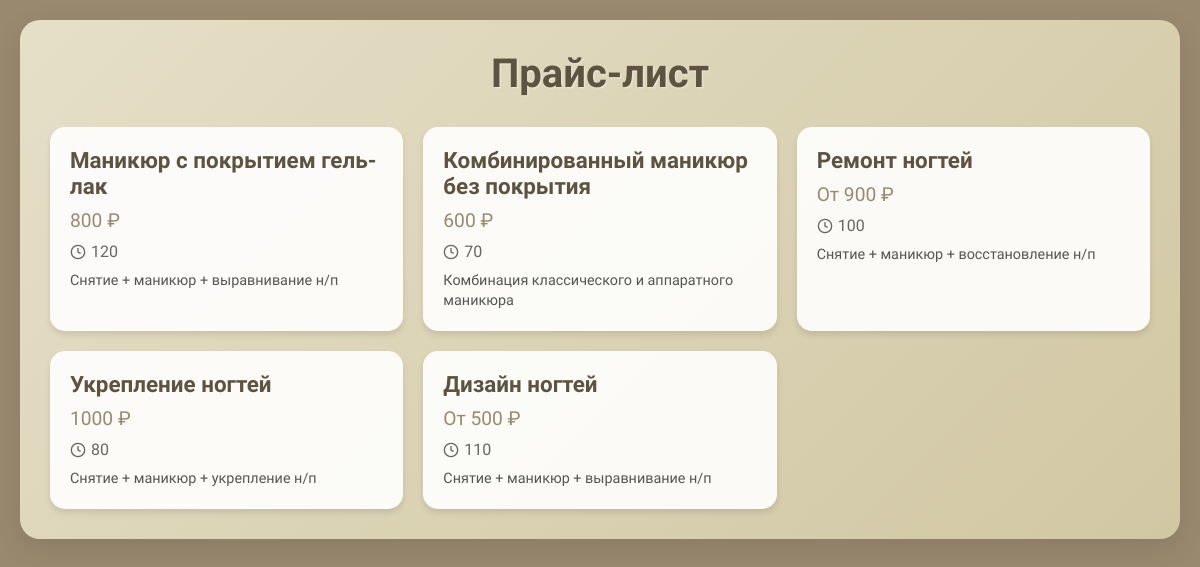
Page /services on the earlier database version.
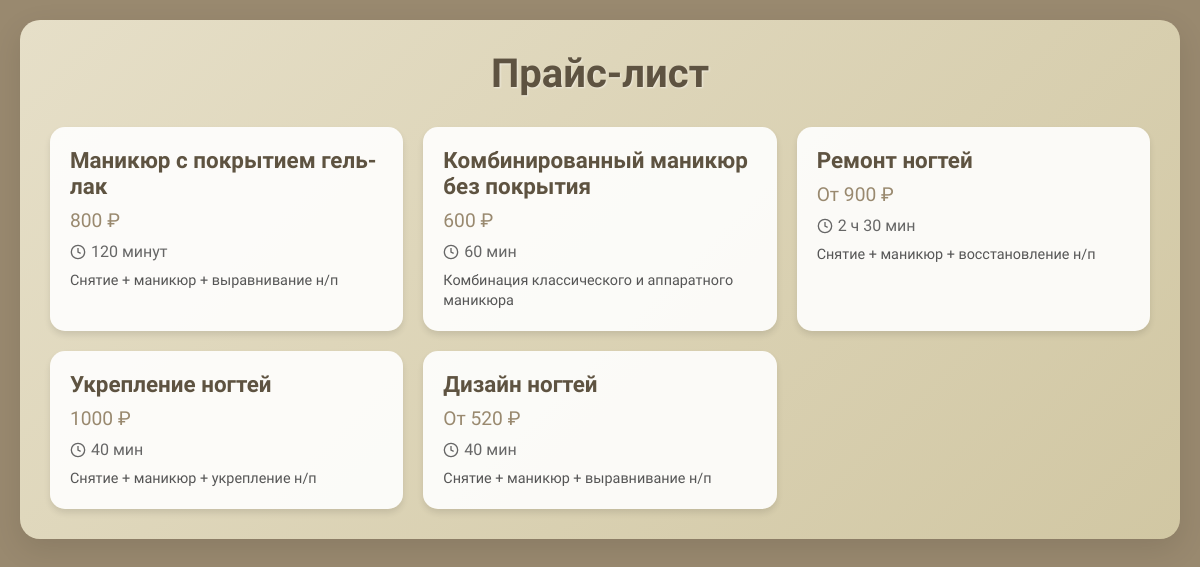
Same page on the later database version.
### src/database/models.py (models this page shows)
class Service(Base):
    __tablename__ = "services"
    id = Column(Integer, primary_key=True, index=True)
    name = Column(String, nullable=False)
    description = Column(String, nullable=True)
    duration = Column(String, nullable=False)
    price = Column(Integer, nullable=False)
    image_url = Column(String, nullable=True)
    is_price_from = Column(Boolean, default=False)
    appointments = relationship('Appointment', secondary='appointment_service_association', back_populates='services')

### src/pages/router.py (the view)
@router.get("/services", response_class=HTMLResponse)
async def get_services(request: Request, user_id: int = None):
    data_page = {"request": request, "access": True, "title": "Прайс-лист"}
    with get_db() as db:
        services = db.query(Service).all()
    data_page['services'] = services
    return templates.TemplateResponse("services.html", data_page)

### src/database/db.py (called while the page is built)
@contextmanager
def get_db():
    db = SessionLocal()
    try:
        yield db
    finally:
        db.close()

### src/templates/services.html (shortened to what this page needs)
{% extends "base.html" %}
{% block styles %}
<link rel="stylesheet" href="/static/css/services.css">
{% endblock %}
{% block content %}
<div class="container">
    <h1>{{ title }}</h1>
    {% if access %}
    <div class="services-grid">
      {% for service in services %}
      <div class="service-card" data-id="{{ service.id }}">
        <div class="service-name">{{ service.name }}</div>
        <div class="service-price">
          {% if service.is_price_from %}
          От {{ service.price }} ₽
          {% else %}
          {{ service.price }} ₽
          {% endif %}
        </div>
        <div class="service-duration">
          <svg viewBox="0 0 24 24" fill="none" stroke="currentColor" stroke-width="2">
            <circle cx="12" cy="12" r="10"/>
            <path d="M12 6v6l4 2"/>
          </svg>
          {{ service.duration }}
        </div>
        <div class="service-description">{{ service.description }}</div>
      </div>
      {% endfor %}
    </div>
</div>
{% else %}
<p>{{ message }}</p>
{% endif %}
{% endblock %}

### src/templates/base.html (shortened to what this page needs)
<!DOCTYPE html>
<html lang="ru">
<head>
    {% block styles %}{% endblock %}
</head>
<body>
{% block content %} {% endblock %}
</body>
</html>

### src/static/css/services.css (style rules this page uses)
:root { --primary-color: #99896f; --secondary-color: #b3a88f; --background-color: #99896f; --text-color: #333333; --title-color: #5e5341; --form-background: linear-gradient(135deg, #e6dfc8 0%, #d1c7a3 100%); --card-background: rgba(255, 255, 255, 0.9); }
* { box-sizing: border-box; margin: 0; padding: 0; }
html, body { height: 100%; }
body { font-family: 'El Messiri', sans-serif; color: var(--text-color); background: var(--background-color); padding: 20px; }
.container { max-width: 1200px; margin: 0 auto; background: var(--form-background); padding: 30px; border-radius: 20px; box-shadow: 0 10px 30px rgba(0,0,0,0.1); background-blend-mode: overlay; animation: fadeIn 0.8s ease-out; }
h1 { color: var(--title-color); text-align: center; margin-bottom: 30px; font-weight: 700; font-size: 2.5rem; text-shadow: 1px 1px 2px rgba(255,255,255,0.5); }
.services-grid { display: grid; grid-template-columns: repeat(auto-fit, minmax(280px, 1fr)); gap: 20px; }
.service-card { background-color: var(--card-background); border-radius: 15px; padding: 20px; box-shadow: 0 4px 6px rgba(0,0,0,0.1); transition: transform 0.3s ease, box-shadow 0.3s ease; }
.service-name { color: var(--title-color); font-size: 1.4rem; font-weight: 600; margin-bottom: 10px; }
.service-price { font-size: 1.2rem; color: var(--primary-color); font-weight: 500; margin-bottom: 10px; }
.service-duration { font-size: 1rem; color: #666; display: flex; align-items: center; gap: 5px; }
.service-duration svg { width: 16px; height: 16px; }
.service-description { margin-top: 10px; font-size: 0.9rem; line-height: 1.4; color: #555; }

Differences in the rows shown:
changed Service "Маникюр с покрытием гель-лак": duration "120" → "120 минут"
changed Service "Комбинированный маникюр без покрытия": duration "70" → "60 мин"
changed Service "Ремонт ногтей": duration "100" → "2 ч 30 мин"
changed Service "Укрепление ногтей": duration "80" → "40 мин"
changed Service "Дизайн ногтей": price "500" → "520"; duration "110" → "40 мин"
